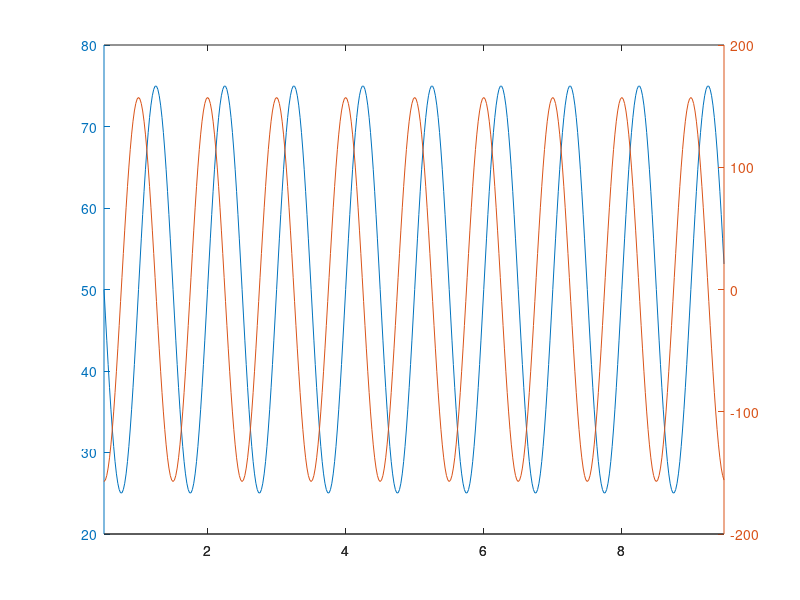
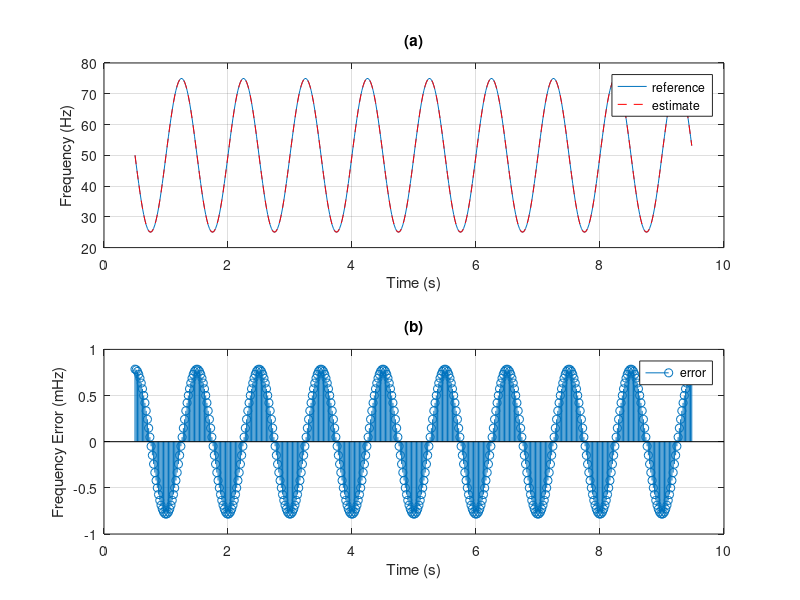

MATLAB code for these plots, in order:
clear 
close all
clc

%% Generation parameters
Fs = 100e3; % sampling rate, Hz
Ts = 1/Fs; % sampling period, s

%% Signal parameters
A = 1; % amplitude, pu
f = 50; % frequency, Hz
ph = 0; % phase, rad
% - modulation parameters
fm = 1; % modulation frequency, Hz
km = 25; % modulation depth

%% Observation interval
Tm = 1/fm; % at least one period of the modulation
Nm = round(Tm/Ts); % sample length
Fr = 50; % reporting rate, Hz (typ. 50 or 100 Hz)
Tr = 1/Fr; % reporting period, s
Nr = round(Tr/Ts); % sample length

%% Experiment duration
Tt = 10*Tm; % total time, s
Nt = round(Tt/Ts); % sample length
t_axis = 0:Ts:(Ts*(Nt - 1)); % time axis, s
i_axis = 1:Nr:(Nt - Nm); % axis of the starting indices of intervals
r_axis = Tm/2 + t_axis(i_axis); % reporting time axis, s

%% Signal and reference values
x = A*cos(2*pi*f*t_axis + km*cos(2*pi*fm*t_axis - pi)); % signal

f_ref = f - km*fm*sin(2*pi*fm*r_axis - pi); % frequency reference, Hz
Rf_ref = -km*(2*pi*fm^2)*cos(2*pi*fm*r_axis - pi); % ROCOF reference, Hz/s

figure, plotyy(r_axis, f_ref, r_axis, Rf_ref)

%% Hilbert analysis
for i = 1:length(i_axis)
    z = hilbert(x(i_axis(i):(i_axis(i) + Nm - 1)));
    instfreq = Fs/(2*pi)*diff(unwrap(angle(z)));
    f_est(i) = instfreq(round(Nm/2));
end

%% Error analysis
figure, subplot(211)
plot(r_axis, f_ref), hold on, plot(r_axis, f_est, '--r')
legend('reference','estimate'), title('(a)'), grid on
xlabel('Time (s)'), ylabel('Frequency (Hz)')
subplot(212)
stem(r_axis, (f_est - f_ref)*1e3)
legend('error'), title('(b)'), grid on
xlabel('Time (s)'), ylabel('Frequency Error (mHz)')